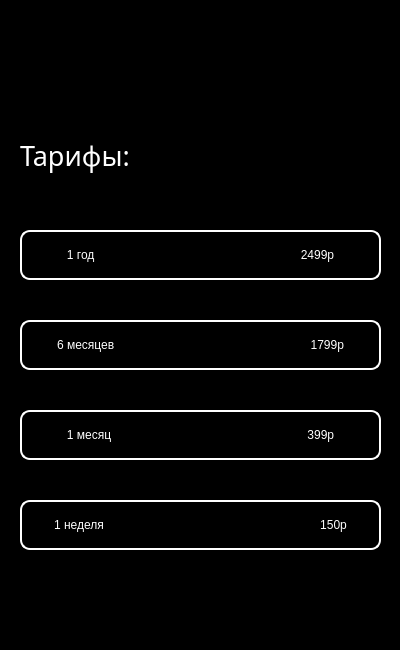
<?xml version="1.0" encoding="UTF-8"?>
<ui version="4.0">
 <class>tarifsForm</class>
 <widget class="QWidget" name="tarifsForm">
  <property name="geometry">
   <rect>
    <x>0</x>
    <y>0</y>
    <width>400</width>
    <height>650</height>
   </rect>
  </property>
  <property name="windowTitle">
   <string>Form</string>
  </property>
  <property name="styleSheet">
   <string notr="true">QWidget{
	background-color: rgb(0, 0, 0);
}</string>
  </property>
  <widget class="QWidget" name="widget" native="true">
   <property name="geometry">
    <rect>
     <x>0</x>
     <y>0</y>
     <width>400</width>
     <height>650</height>
    </rect>
   </property>
   <property name="styleSheet">
    <string notr="true">background-color: rgb(0, 0, 0);</string>
   </property>
   <widget class="QPushButton" name="exitBtn_2">
    <property name="geometry">
     <rect>
      <x>340</x>
      <y>10</y>
      <width>50</width>
      <height>50</height>
     </rect>
    </property>
    <property name="styleSheet">
     <string notr="true">QPushButton{
background-color: rgb(0, 0, 0);
border: none;
border-radius: 10px;
}
QPushButton::hover{
	background-color: rgb(85, 85, 85);
}
QPushButton::pressed{
	background-color: rgb(29, 29, 29)
}</string>
    </property>
    <property name="text">
     <string/>
    </property>
    <property name="icon">
     <iconset resource="resources.qrc">
      <normaloff>:/resources/exit.png</normaloff>:/resources/exit.png</iconset>
    </property>
    <property name="iconSize">
     <size>
      <width>48</width>
      <height>48</height>
     </size>
    </property>
   </widget>
   <widget class="QLabel" name="label_2">
    <property name="geometry">
     <rect>
      <x>20</x>
      <y>130</y>
      <width>171</width>
      <height>51</height>
     </rect>
    </property>
    <property name="font">
     <font>
      <family>Titillium Web</family>
      <pointsize>20</pointsize>
     </font>
    </property>
    <property name="styleSheet">
     <string notr="true">color: rgb(255, 255, 255);
</string>
    </property>
    <property name="text">
     <string>Тарифы:</string>
    </property>
   </widget>
   <widget class="QPushButton" name="pushButton_5">
    <property name="geometry">
     <rect>
      <x>20</x>
      <y>410</y>
      <width>361</width>
      <height>50</height>
     </rect>
    </property>
    <property name="styleSheet">
     <string notr="true">QPushButton{
border-style: solid;
border-width: 2px;
border-color:rgb(255, 255, 255);
border-radius: 10px;
color: rgb(255, 255, 255);

}
QPushButton::hover{
	background-color: rgb(255, 255, 255);
	color: rgb(0, 0, 0);
}
QPushButton::pressed{
	
	border-color: rgb(112, 112, 112);
	background-color: rgb(112, 112, 112);
}</string>
    </property>
    <property name="text">
     <string>1 месяц                                                           399р</string>
    </property>
   </widget>
   <widget class="QPushButton" name="pushButton_6">
    <property name="geometry">
     <rect>
      <x>20</x>
      <y>500</y>
      <width>361</width>
      <height>50</height>
     </rect>
    </property>
    <property name="styleSheet">
     <string notr="true">QPushButton{
border-style: solid;
border-width: 2px;
border-color:rgb(255, 255, 255);
border-radius: 10px;
color: rgb(255, 255, 255);

}
QPushButton::hover{
	background-color: rgb(255, 255, 255);
	color: rgb(0, 0, 0);
}
QPushButton::pressed{
	
	border-color: rgb(112, 112, 112);
	background-color: rgb(112, 112, 112);
}</string>
    </property>
    <property name="text">
     <string>1 неделя                                                                 150р</string>
    </property>
   </widget>
   <widget class="QPushButton" name="pushButton_7">
    <property name="geometry">
     <rect>
      <x>20</x>
      <y>230</y>
      <width>361</width>
      <height>50</height>
     </rect>
    </property>
    <property name="styleSheet">
     <string notr="true">QPushButton{
border-style: solid;
border-width: 2px;
border-color:rgb(255, 255, 255);
border-radius: 10px;
color: rgb(255, 255, 255);
}
QPushButton::hover{
	background-color: rgb(255, 255, 255);
	color: rgb(0, 0, 0);
}
QPushButton::pressed{
	
	border-color: rgb(112, 112, 112);
	background-color: rgb(112, 112, 112);
}</string>
    </property>
    <property name="text">
     <string>1 год                                                              2499р</string>
    </property>
   </widget>
   <widget class="QPushButton" name="pushButton_8">
    <property name="geometry">
     <rect>
      <x>20</x>
      <y>320</y>
      <width>361</width>
      <height>50</height>
     </rect>
    </property>
    <property name="styleSheet">
     <string notr="true">QPushButton{
border-style: solid;
border-width: 2px;
border-color:rgb(255, 255, 255);
border-radius: 10px;
color: rgb(255, 255, 255);

}
QPushButton::hover{
	background-color: rgb(255, 255, 255);
	color: rgb(0, 0, 0);
}
QPushButton::pressed{
	
	border-color: rgb(112, 112, 112);
	background-color: rgb(112, 112, 112);
}</string>
    </property>
    <property name="text">
     <string>6 месяцев                                                           1799р</string>
    </property>
   </widget>
  </widget>
 </widget>
 <resources>
  <include location="resources.qrc"/>
 </resources>
 <connections/>
</ui>
